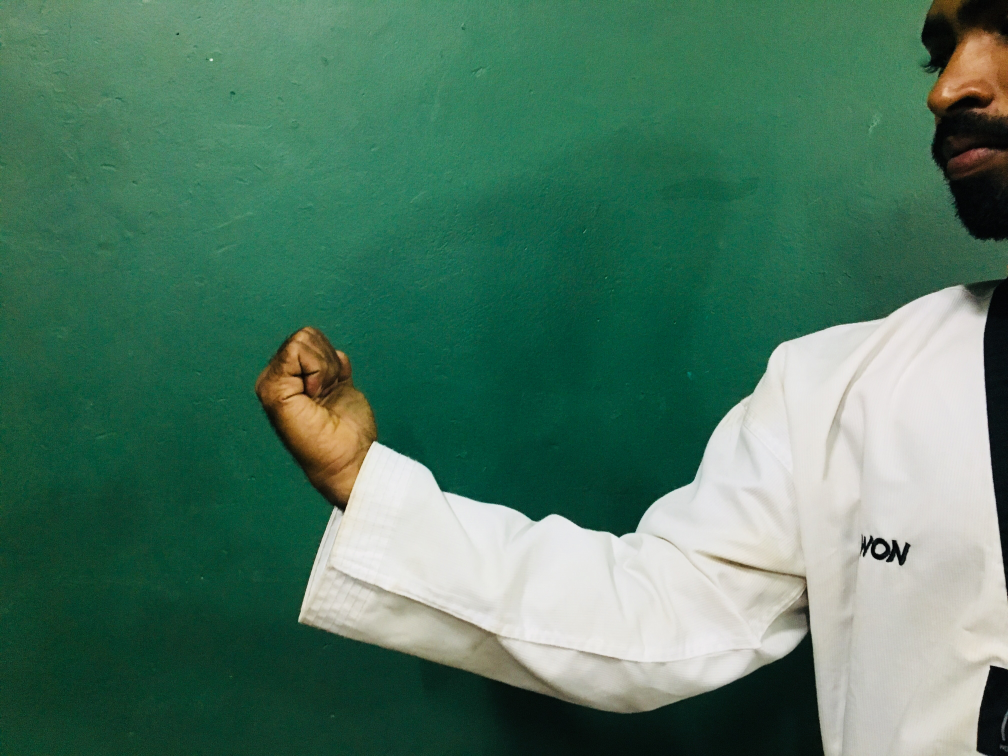
#> input picture Elbow Corner Detection/image 1.jpg, 4032 x 3024 px (shown at 1/4 size)
$ python test4.py
#> lines starting #> are read from the running program, lines starting #| are printed output that depends on the picture; after the words box and inside, x2 and y2 are one past the last pixel; in counts of white or black regions, pixels touching at a corner belong together; long printed decimals are rounded
import numpy as np
import cv2
import math

p=1000
a=0
t=0
img = cv2.imread('image 1.jpg')
#> img is the input picture: shape (3024, 4032, 3); mean B, G, R 99.8, 121.4, 79
(width,height)=img.shape[:2]
#> width = 3024; height = 4032
img=cv2.resize(img,(int(height/10),int(width/10)))
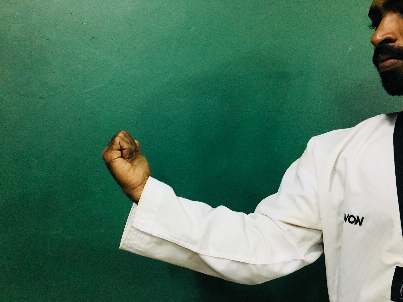
#> img: shape (302, 403, 3); mean B, G, R 99.7, 121.2, 78.9
gray = cv2.cvtColor(img,cv2.COLOR_BGR2GRAY)
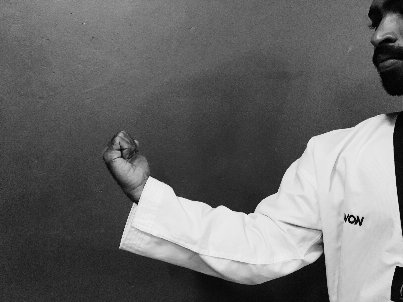
#> gray: shape (302, 403); min 0, max 239, mean 106.1
ret,thr=cv2.threshold(gray,100,255,cv2.THRESH_BINARY)
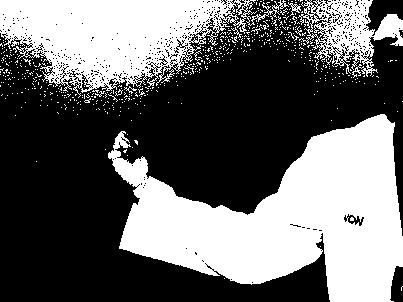
#> thr: shape (302, 403); 40.7% white; 587 white regions (579 under 20 px), largest, box (x1, y1, x2, y2) and area: (108, 114, 403, 302) 29785, (0, 0, 289, 98) 14717, (298, 0, 403, 78) 3539
gray2 = np.float32(gray)

corners = cv2.goodFeaturesToTrack(gray2, 10, 0.1, 10)
#> corners = [[360, 225], [351, 219], [396, 266], [137, 204], [253, 212], [149, 177], [391, 299], [120, 247], [121, 156], [277, 191]]
corners = np.int0(corners)

for corner in corners:
    x,y = corner.ravel()
    cv2.circle(img,(x,y),3,255,-1)
    #cv2.circle(gray,(x,y),10,255,-1)
    #cv2.circle(thr,(x,y),7,0,-1)
    if(x > 140 and x < 300):
        cv2.circle(img,(x,y),3,(0,0,255),-1)
        print(x,y)

    if(x > 140 and x < 300):
        if(p > x):
            p=x
            q=y

    if(x > 140 and x < 300):
        if(t < y):
            s = x
            t = y

    if(x > 140 and x < 300):
        if(a < x):
            a=x
            b=y
#> this loop made 10 passes
#> (x, y, p, q, s, t, a, b) on pass 5: (253, 212, 253, 212, 253, 212, 253, 212)
#> (x, y, p, q) on pass 6: (149, 177, 149, 177)
#| 253 212
#| 149 177
#| 277 191
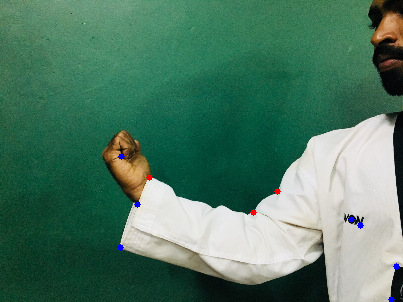
#> img: shape (302, 403, 3); 0.24% of pixels changed, all inside (x1, y1, x2, y2) = (117, 153, 400, 302)
#> after the loop, a = 277; b = 191; p = 149; q = 177; s = 253; t = 212

def line1m(p,q,s,t,a,b):
    m1=(q - t)/(p - s)
    m2=(b - t)/(a - s)
    print(m1,m2)
    o = (m1 -m2)/(1 + (m1*m2))
    print (o)
    print(math.tan(o))
    M = m1*m2
    return M
    return o

def checkconer(o,M):
    if(M == (-1)):
        print ("perfect shot. \n")
    elif(o < math.tan(math.pi/2)):
        print ("Try Again! \nYour elbow angel is greater than 90 degrees.")
    elif(o > math.tan(math.pi/2)):
        print ("Try Again! \nYour elbow angel is less than 90 degrees.")
print(p,q) #wam patte tiynwa point eka
#| 149 177
print(s,t) #kapena point eka
#| 253 212
print(a,b) #dakuna tiynwa point eka
#| 277 191
cv2.line(img,(p,q),(s,t),(50,249,222),2)
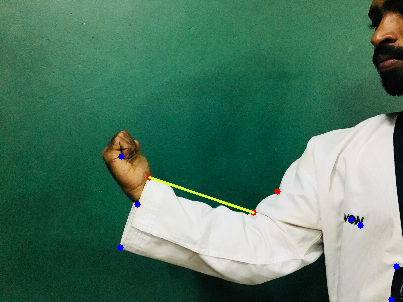
#> img: shape (302, 403, 3); 0.25% of pixels changed, all inside (x1, y1, x2, y2) = (148, 176, 255, 214)
cv2.line(img,(a,b),(s,t),(50,249,222),2)
#> img: shape (302, 403, 3); 0.09% of pixels changed, all inside (x1, y1, x2, y2) = (253, 190, 279, 214)
o = line1m(p,q,s,t,a,b)
#> in line1m, `m1=(q - t)/(p - s)`: m1 = 0.337
#> in line1m, `m2=(b - t)/(a - s)`: m2 = -0.875
#| 0.3365 -0.875
#> in line1m, `o = (m1 -m2)/(1 + (m1*m2))`: o = 1.72
#| 1.717
#| -6.781
#> in line1m, `M = m1*m2`: M = -0.294
#> o = -0.294
M = line1m(p,q,s,t,a,b)
#| 0.3365 -0.875
#| 1.717
#| -6.781
#> M = -0.294
checkconer(o,M)


#90 degree
cv2.circle(img,(137,177),3,(0,0,2),-1) #meka wenas karanne
#> img: shape (302, 403, 3); mean B, G, R 99.7, 121.4, 79.2
cv2.circle(img,(121,204),3,(0,255,0),-1)
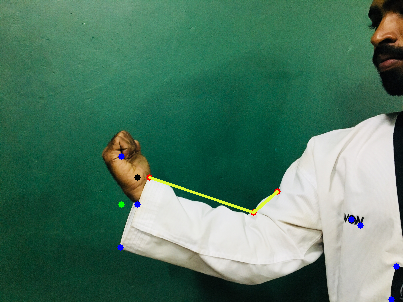
#> img: shape (302, 403, 3); mean B, G, R 99.7, 121.5, 79.2
cv2.circle(img,(137,204),3,(255,0,0),-1)


print (math.tan(math.pi))
cv2.imshow('normalCorner',img)
#cv2.imshow('grayCorner',gray)
#cv2.imshow('THR',thr)
print(corners)
#| [[[360 225]]
#|  [[351 219]]
#|  [[396 266]]
#|  [[137 204]]
#|  [[253 212]]
#|  [[149 177]]
#|  [[391 299]]
#|  [[120 247]]
#|  [[121 156]]
#|  [[277 191]]]

$ run again, with Elbow Corner Detection/image 3.jpg copied over Elbow Corner Detection/image 1.jpg
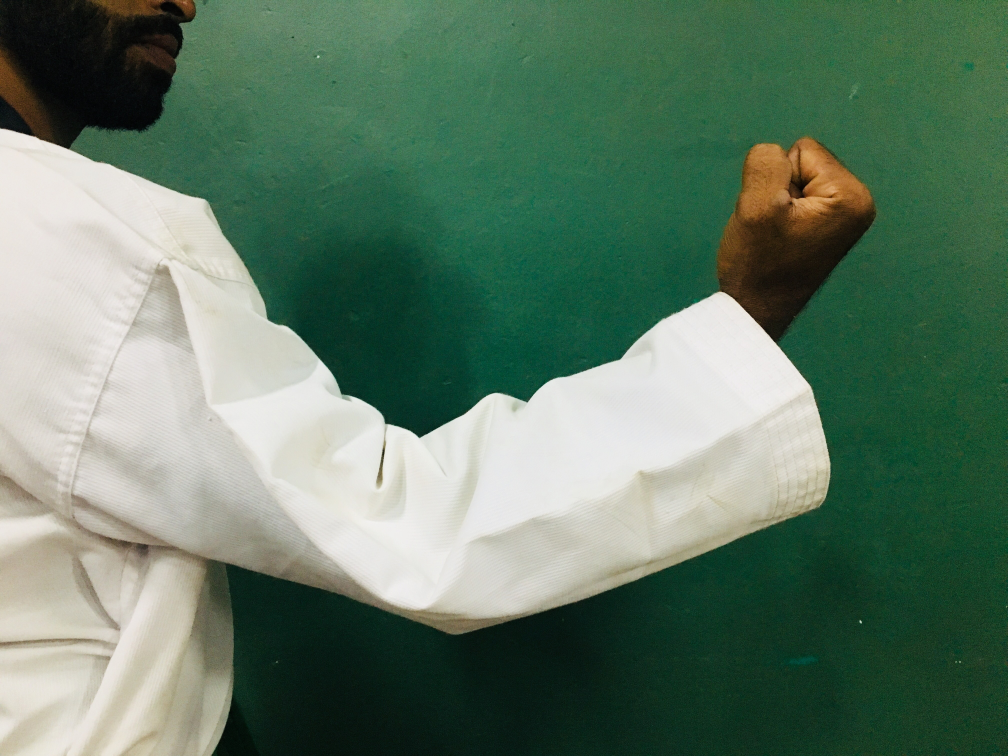
#> input picture Elbow Corner Detection/image 3.jpg, 4032 x 3024 px (shown at 1/4 size)
#> img is the input picture: shape (3024, 4032, 3); mean B, G, R 102.6, 122.3, 96.9
#> `ret,thr=cv2.threshold(gray,100,255,cv2.THRESH_BINARY)`:
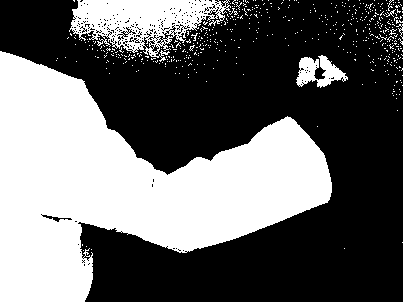
#> thr: shape (302, 403); 40.5% white; 526 white regions (520 under 20 px), largest, box (x1, y1, x2, y2) and area: (0, 51, 332, 302) 42145, (69, 0, 231, 62) 5105, (296, 55, 348, 88) 900, (396, 24, 403, 39) 29, (386, 9, 396, 17) 22, (229, 8, 238, 15) 20
#> corners = [[167, 174], [210, 160], [154, 168], [72, 9], [137, 156], [247, 143], [321, 77], [43, 262], [108, 127], [290, 117]]
#> the loop `for corner in corners:` made 10 passes
#> (x, y, p, q, s, t, a, b) on pass 1: (167, 174, 167, 174, 167, 174, 167, 174)
#> (printed output is left out)
#> after the loop `for corner in corners:`: a = 290; b = 117; p = 154; q = 168; s = 167; t = 174
#| 154 168
#| 167 174
#| 290 117
#> `cv2.line(img,(a,b),(s,t),(50,249,222),2)`:
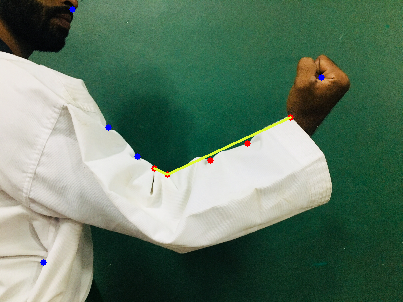
#> img: shape (302, 403, 3); mean B, G, R 102.3, 122.2, 97.1
#> m1 = 0.462
#> m2 = -0.463
#| 0.4615 -0.4634
#> in line1m, `o = (m1 -m2)/(1 + (m1*m2))`: o = 1.18
#| 1.177
#| 2.404
#> in line1m, `M = m1*m2`: M = -0.214
#| 0.4615 -0.4634
#| 1.177
#| 2.404
#| [[[167 174]]
#|  [[210 160]]
#|  [[154 168]]
#|  [[ 72   9]]
#|  [[137 156]]
#|  [[247 143]]
#> (further printed lines are left out)

$ run again, with Elbow Corner Detection/image  2.jpg copied over Elbow Corner Detection/image 1.jpg
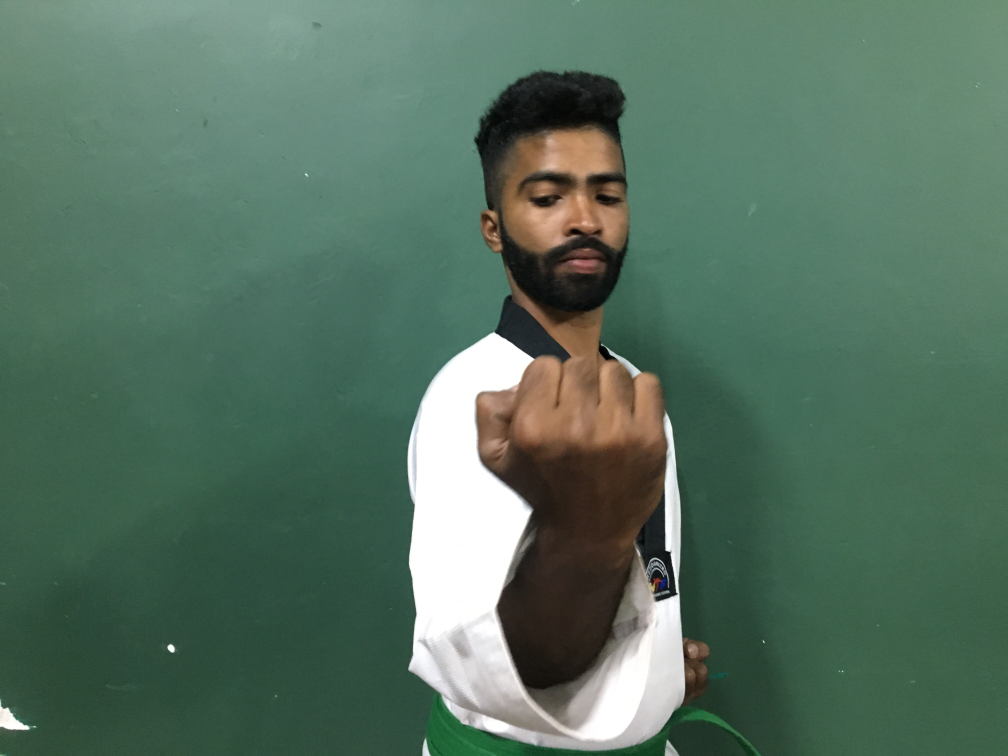
#> input picture Elbow Corner Detection/image  2.jpg, 4032 x 3024 px (shown at 1/4 size)
#> img is the input picture: shape (3024, 4032, 3); mean B, G, R 96.1, 113.1, 85.7
#> `ret,thr=cv2.threshold(gray,100,255,cv2.THRESH_BINARY)`:
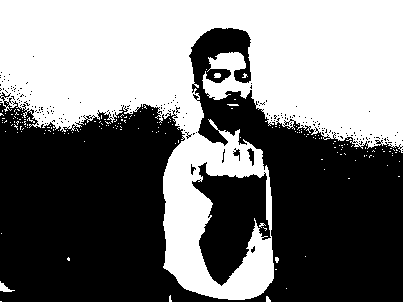
#> thr: shape (302, 403); 46.8% white; 184 white regions (179 under 20 px), largest, box (x1, y1, x2, y2) and area: (0, 0, 403, 300) 56351, (0, 281, 15, 292) 71, (214, 73, 221, 78) 31, (266, 296, 271, 302) 22, (227, 104, 239, 106) 21
#> corners = [[68, 259], [270, 237], [266, 219], [197, 132], [212, 144], [10, 290], [266, 296], [266, 165], [164, 267], [170, 296]]
#> the loop `for corner in corners:` made 10 passes
#> (x, y, p, q, s, t, a, b) on pass 2: (270, 237, 270, 237, 270, 237, 270, 237)
#> (printed output is left out)
#> after the loop `for corner in corners:`: a = 270; b = 237; p = 164; q = 267; s = 266; t = 296
#| 164 267
#| 266 296
#| 270 237
#> `cv2.line(img,(a,b),(s,t),(50,249,222),2)`:
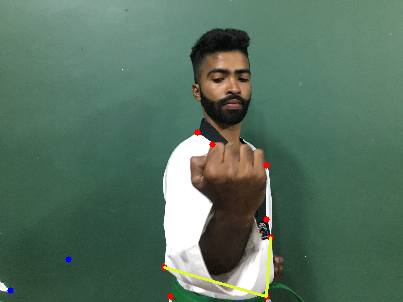
#> img: shape (302, 403, 3); mean B, G, R 95.3, 112.9, 85.9
#> m1 = 0.284
#> m2 = -14.75
#| 0.2843 -14.75
#> in line1m, `o = (m1 -m2)/(1 + (m1*m2))`: o = -4.71
#| -4.708
#| -208.717
#> in line1m, `M = m1*m2`: M = -4.19
#| 0.2843 -14.75
#| -4.708
#| -208.717
#| [[[ 68 259]]
#|  [[270 237]]
#|  [[266 219]]
#|  [[197 132]]
#|  [[212 144]]
#|  [[ 10 290]]
#> (further printed lines are left out)
